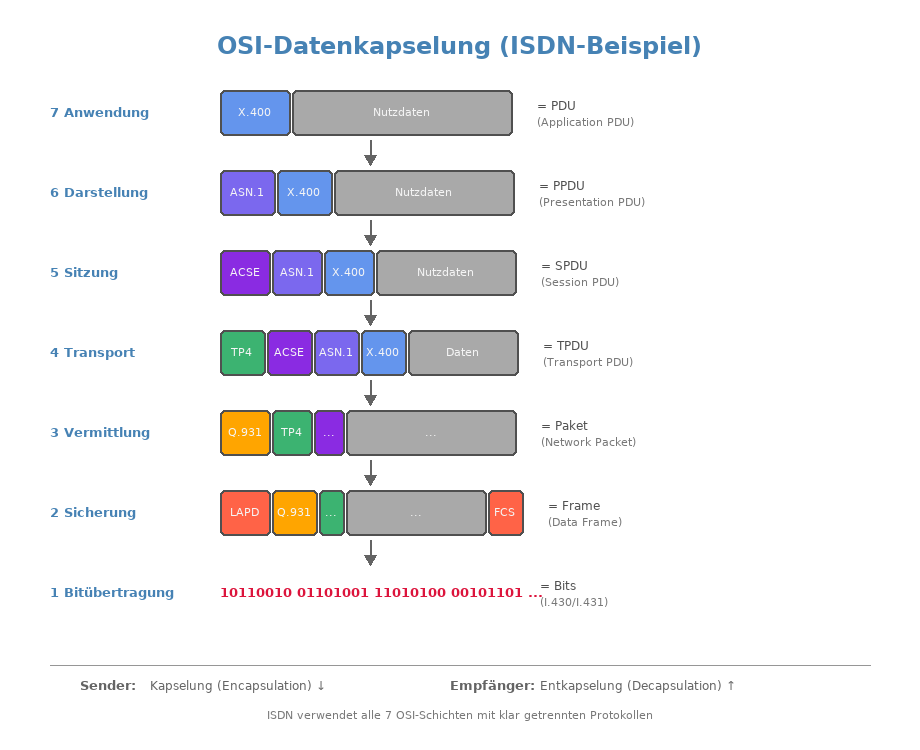

Recreate this plot in Python.
#!/usr/bin/env python3
"""Generate OSI Data Encapsulation diagram with ISDN protocol stack."""

from PIL import Image, ImageDraw, ImageFont
import os

# Canvas (with padding)
WIDTH, HEIGHT = 920, 750
img = Image.new('RGBA', (WIDTH, HEIGHT), (0, 0, 0, 0))
draw = ImageDraw.Draw(img)

# Fonts
try:
    font_title = ImageFont.truetype("/usr/share/fonts/truetype/dejavu/DejaVuSans-Bold.ttf", 24)
    font_layer = ImageFont.truetype("/usr/share/fonts/truetype/dejavu/DejaVuSans-Bold.ttf", 13)
    font_text = ImageFont.truetype("/usr/share/fonts/truetype/dejavu/DejaVuSans.ttf", 12)
    font_small = ImageFont.truetype("/usr/share/fonts/truetype/dejavu/DejaVuSans.ttf", 11)
except:
    font_title = font_layer = font_text = font_small = ImageFont.load_default()

# Colors
TITLE_COLOR = (70, 130, 180, 255)
LAYER7_COLOR = (100, 149, 237, 255)    # Blue - Application
LAYER6_COLOR = (123, 104, 238, 255)    # Slate blue - Presentation
LAYER5_COLOR = (138, 43, 226, 255)     # Violet - Session
LAYER4_COLOR = (60, 179, 113, 255)     # Green - Transport
LAYER3_COLOR = (255, 165, 0, 255)      # Orange - Network
LAYER2_COLOR = (255, 99, 71, 255)      # Red - Data Link
LAYER1_COLOR = (220, 20, 60, 255)      # Crimson - Physical
DATA_COLOR = (169, 169, 169, 255)      # Gray - User data
TEXT_LIGHT = (245, 245, 245, 255)
TEXT_DARK = (60, 60, 60, 255)
ARROW_COLOR = (100, 100, 100, 255)
LABEL_COLOR = (80, 80, 80, 255)

# Title
draw.text((WIDTH//2, 45), "OSI-Datenkapselung (ISDN-Beispiel)", font=font_title, fill=TITLE_COLOR, anchor="mm")

# Layout
start_y = 90
layer_spacing = 80
left_margin = 50
box_start_x = 220

# ISDN protocol stack showing all 7 layers
# Layer 7: X.400 (E-Mail) or X.500 (Directory)
# Layer 6: ASN.1/BER encoding
# Layer 5: ACSE (Association Control)
# Layer 4: TP0-TP4 (Transport Protocol)
# Layer 3: X.25/Q.931 (Network)
# Layer 2: LAPD (Link Access Procedure D-channel)
# Layer 1: I.430/I.431 (Physical)

layers = [
    ("7 Anwendung", [(LAYER7_COLOR, "X.400", 70), (DATA_COLOR, "Nutzdaten", 220)], "PDU", "Application PDU"),
    ("6 Darstellung", [(LAYER6_COLOR, "ASN.1", 55), (LAYER7_COLOR, "X.400", 55), (DATA_COLOR, "Nutzdaten", 180)], "PPDU", "Presentation PDU"),
    ("5 Sitzung", [(LAYER5_COLOR, "ACSE", 50), (LAYER6_COLOR, "ASN.1", 50), (LAYER7_COLOR, "X.400", 50), (DATA_COLOR, "Nutzdaten", 140)], "SPDU", "Session PDU"),
    ("4 Transport", [(LAYER4_COLOR, "TP4", 45), (LAYER5_COLOR, "ACSE", 45), (LAYER6_COLOR, "ASN.1", 45), (LAYER7_COLOR, "X.400", 45), (DATA_COLOR, "Daten", 110)], "TPDU", "Transport PDU"),
    ("3 Vermittlung", [(LAYER3_COLOR, "Q.931", 50), (LAYER4_COLOR, "TP4", 40), (LAYER5_COLOR, "...", 30), (DATA_COLOR, "...", 170)], "Paket", "Network Packet"),
    ("2 Sicherung", [(LAYER2_COLOR, "LAPD", 50), (LAYER3_COLOR, "Q.931", 45), (LAYER4_COLOR, "...", 25), (DATA_COLOR, "...", 140), (LAYER2_COLOR, "FCS", 35)], "Frame", "Data Frame"),
    ("1 Bitübertragung", None, "Bits", "I.430/I.431"),
]

def draw_arrow_down(x, y1, y2):
    """Draw a downward arrow."""
    draw.line([(x, y1), (x, y2 - 8)], fill=ARROW_COLOR, width=2)
    draw.polygon([(x, y2), (x - 6, y2 - 10), (x + 6, y2 - 10)], fill=ARROW_COLOR)

for i, (layer_name, boxes, unit_name, protocol) in enumerate(layers):
    y = start_y + i * layer_spacing
    
    # Layer label (left side)
    draw.text((left_margin, y + 22), layer_name, font=font_layer, fill=TITLE_COLOR, anchor="lm")
    
    if boxes is not None:
        # Draw boxes
        x = box_start_x
        for color, label, width in boxes:
            box = [x, y, x + width, y + 45]
            draw.rounded_rectangle(box, radius=5, fill=color, outline=(80, 80, 80, 255), width=2)
            draw.text((x + width//2, y + 22), label, font=font_small, fill=TEXT_LIGHT, anchor="mm")
            x += width + 2
        
        # Unit label (right side)
        total_width = sum(w for _, _, w in boxes) + (len(boxes) - 1) * 2
        draw.text((box_start_x + total_width + 25, y + 15), f"= {unit_name}", font=font_text, fill=LABEL_COLOR, anchor="lm")
        draw.text((box_start_x + total_width + 25, y + 32), f"({protocol})", font=font_small, fill=(120, 120, 120, 255), anchor="lm")
    else:
        # Physical layer - bits
        bits = "10110010 01101001 11010100 00101101 ..."
        draw.text((box_start_x, y + 22), bits, font=font_layer, fill=LAYER1_COLOR, anchor="lm")
        draw.text((box_start_x + 320, y + 15), f"= {unit_name}", font=font_text, fill=LABEL_COLOR, anchor="lm")
        draw.text((box_start_x + 320, y + 32), f"({protocol})", font=font_small, fill=(120, 120, 120, 255), anchor="lm")
    
    # Arrow to next layer
    if i < len(layers) - 1:
        arrow_x = box_start_x + 150
        draw_arrow_down(arrow_x, y + 50, y + layer_spacing - 5)

# Add explanation at bottom
bottom_y = start_y + 7 * layer_spacing + 15
draw.line([(50, bottom_y), (870, bottom_y)], fill=(150, 150, 150, 255), width=1)

# Legend
draw.text((80, bottom_y + 20), "Sender:", font=font_layer, fill=(100, 100, 100, 255), anchor="lm")
draw.text((150, bottom_y + 20), "Kapselung (Encapsulation) ↓", font=font_text, fill=(100, 100, 100, 255), anchor="lm")

draw.text((450, bottom_y + 20), "Empfänger:", font=font_layer, fill=(100, 100, 100, 255), anchor="lm")
draw.text((540, bottom_y + 20), "Entkapselung (Decapsulation) ↑", font=font_text, fill=(100, 100, 100, 255), anchor="lm")

# Note about ISDN
draw.text((WIDTH//2, bottom_y + 50), "ISDN verwendet alle 7 OSI-Schichten mit klar getrennten Protokollen", 
          font=font_small, fill=(120, 120, 120, 255), anchor="mm")

# Save
output_dir = "/media/andhue/Wissen/open-lectures/.kiro/tmp"
os.makedirs(output_dir, exist_ok=True)
img.save(f"{output_dir}/osi-kapselung-isdn_draft.png", "PNG")
print(f"Created: {output_dir}/osi-kapselung-isdn_draft.png")
